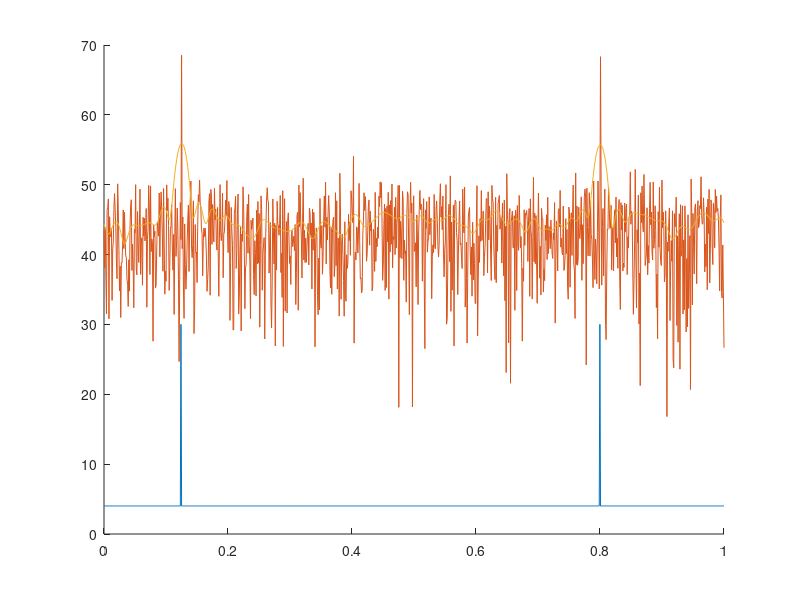

This chart was generated by the following MATLAB code:
close all;
clear all;

% params 
K = 1000;
sigma2w = 1.26;
f_1 = 0.125;
f_2 = 0.8;

% r.v.s
phi_1 = 2*pi*rand(K, 1);
phi_2 = 2*pi*rand(K, 1);
w = sqrt(sigma2w) * (randn(K, 1) + 1j * randn(K, 1));

% generate the r.p. x
k = transpose(0:(K - 1));
x = exp(1j*2*pi*f_1*k + phi_1) + exp(1j*2*pi*f_2*k + phi_2) + w;

f = linspace(0, 1, K);
% Theoretical psd: F[r(n) = e^j... + e^j... + sigma2*delta] = delta(f - f_1)
% + delta(f - f_2) + sigma2w
psd_theor = 2 * sigma2w * ones(K, 1);
psd_theor(round(f_1 * K)) = 2 * sigma2w + K;
psd_theor(round(f_2 * K)) = 2 * sigma2w + K;

% Periodogram
X = fft(x); % Tc = 1
psd_per = 1/K * abs(X).^2;
%psd_per_matlab = periodogram(x, rectwin(K), K).';

% Welch
D = 50;
S = 10;
win = rectwin(D);
Mw = 1/D * (win'*win);
%psd_welch_matlab = pwelch(x, w, S, K);
N_s = floor((K - D) / (D - S) + 1);
psd_w = zeros(K, N_s);
for s = 0:N_s - 1
    x_s = win .* x((s*(D-S) + 1):(s*(D-S) + D));
    X_s = fft(x_s, K);
    psd_w(:,s+1) = 1/(D*Mw) * abs(X_s).^2;
end

psd_welch = mean(psd_w, 2);

% AR model


% figure;
% hold all;
% plot(f, 10*log10(psd_w(:,1)));
% plot(f, 10*log10(psd_w(:,2)));
% plot(f, 10*log10(psd_w(:,3)));

figure;
hold all;
plot(f, 10*log10(psd_theor));
plot(f, 10*log10(psd_per));
%plot(f, 10*log10(psd_per_matlab));
%plot(f, 10*log10(psd_welch_matlab));
plot(f, 10*log10(psd_welch));

